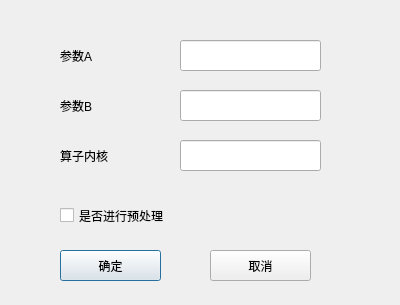
<?xml version="1.0" encoding="UTF-8"?>
<ui version="4.0">
 <class>QCannyDialog</class>
 <widget class="QDialog" name="QCannyDialog">
  <property name="geometry">
   <rect>
    <x>0</x>
    <y>0</y>
    <width>400</width>
    <height>305</height>
   </rect>
  </property>
  <property name="windowTitle">
   <string>Canny边缘检测</string>
  </property>
  <property name="windowIcon">
   <iconset resource="picdealsrc.qrc">
    <normaloff>:/resources/PicDeal.ico</normaloff>:/resources/PicDeal.ico</iconset>
  </property>
  <widget class="QLabel" name="label">
   <property name="geometry">
    <rect>
     <x>60</x>
     <y>40</y>
     <width>71</width>
     <height>31</height>
    </rect>
   </property>
   <property name="text">
    <string>参数A</string>
   </property>
  </widget>
  <widget class="QLabel" name="label_2">
   <property name="geometry">
    <rect>
     <x>60</x>
     <y>90</y>
     <width>71</width>
     <height>31</height>
    </rect>
   </property>
   <property name="text">
    <string>参数B</string>
   </property>
  </widget>
  <widget class="QLabel" name="label_3">
   <property name="geometry">
    <rect>
     <x>60</x>
     <y>140</y>
     <width>61</width>
     <height>31</height>
    </rect>
   </property>
   <property name="text">
    <string>算子内核</string>
   </property>
  </widget>
  <widget class="QLineEdit" name="numA">
   <property name="geometry">
    <rect>
     <x>180</x>
     <y>40</y>
     <width>141</width>
     <height>31</height>
    </rect>
   </property>
  </widget>
  <widget class="QLineEdit" name="numB">
   <property name="geometry">
    <rect>
     <x>180</x>
     <y>90</y>
     <width>141</width>
     <height>31</height>
    </rect>
   </property>
  </widget>
  <widget class="QLineEdit" name="numC">
   <property name="geometry">
    <rect>
     <x>180</x>
     <y>140</y>
     <width>141</width>
     <height>31</height>
    </rect>
   </property>
  </widget>
  <widget class="QCheckBox" name="predeal">
   <property name="geometry">
    <rect>
     <x>60</x>
     <y>200</y>
     <width>121</width>
     <height>31</height>
    </rect>
   </property>
   <property name="text">
    <string>是否进行预处理</string>
   </property>
  </widget>
  <widget class="QPushButton" name="BNOK">
   <property name="geometry">
    <rect>
     <x>60</x>
     <y>250</y>
     <width>101</width>
     <height>31</height>
    </rect>
   </property>
   <property name="text">
    <string>确定</string>
   </property>
  </widget>
  <widget class="QPushButton" name="BNCAL">
   <property name="geometry">
    <rect>
     <x>210</x>
     <y>250</y>
     <width>101</width>
     <height>31</height>
    </rect>
   </property>
   <property name="text">
    <string>取消</string>
   </property>
  </widget>
 </widget>
 <resources>
  <include location="picdealsrc.qrc"/>
 </resources>
 <connections/>
</ui>
